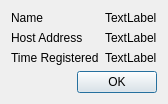
<?xml version="1.0" encoding="UTF-8"?>
<ui version="4.0">
 <class>BotInfoDialog</class>
 <widget class="QDialog" name="BotInfoDialog">
  <property name="windowModality">
   <enum>Qt::ApplicationModal</enum>
  </property>
  <property name="geometry">
   <rect>
    <x>0</x>
    <y>0</y>
    <width>320</width>
    <height>114</height>
   </rect>
  </property>
  <property name="sizePolicy">
   <sizepolicy hsizetype="Preferred" vsizetype="Preferred">
    <horstretch>0</horstretch>
    <verstretch>0</verstretch>
   </sizepolicy>
  </property>
  <property name="windowTitle">
   <string>Dialog</string>
  </property>
  <property name="modal">
   <bool>true</bool>
  </property>
  <layout class="QVBoxLayout" name="verticalLayout">
   <property name="sizeConstraint">
    <enum>QLayout::SetFixedSize</enum>
   </property>
   <item>
    <layout class="QFormLayout" name="formLayout">
     <item row="0" column="0">
      <widget class="QLabel" name="label">
       <property name="text">
        <string>Name</string>
       </property>
      </widget>
     </item>
     <item row="0" column="1">
      <widget class="QLabel" name="nameLabel">
       <property name="text">
        <string>TextLabel</string>
       </property>
      </widget>
     </item>
     <item row="1" column="0">
      <widget class="QLabel" name="label_2">
       <property name="text">
        <string>Host Address</string>
       </property>
      </widget>
     </item>
     <item row="1" column="1">
      <widget class="QLabel" name="hostAddressLabel">
       <property name="text">
        <string>TextLabel</string>
       </property>
      </widget>
     </item>
     <item row="2" column="0">
      <widget class="QLabel" name="label_3">
       <property name="text">
        <string>Time Registered</string>
       </property>
      </widget>
     </item>
     <item row="2" column="1">
      <widget class="QLabel" name="timeRegisteredLabel">
       <property name="text">
        <string>TextLabel</string>
       </property>
      </widget>
     </item>
    </layout>
   </item>
   <item>
    <widget class="QDialogButtonBox" name="buttonBox">
     <property name="orientation">
      <enum>Qt::Horizontal</enum>
     </property>
     <property name="standardButtons">
      <set>QDialogButtonBox::Ok</set>
     </property>
    </widget>
   </item>
  </layout>
 </widget>
 <resources/>
 <connections>
  <connection>
   <sender>buttonBox</sender>
   <signal>accepted()</signal>
   <receiver>BotInfoDialog</receiver>
   <slot>accept()</slot>
   <hints>
    <hint type="sourcelabel">
     <x>248</x>
     <y>254</y>
    </hint>
    <hint type="destinationlabel">
     <x>157</x>
     <y>274</y>
    </hint>
   </hints>
  </connection>
  <connection>
   <sender>buttonBox</sender>
   <signal>rejected()</signal>
   <receiver>BotInfoDialog</receiver>
   <slot>reject()</slot>
   <hints>
    <hint type="sourcelabel">
     <x>316</x>
     <y>260</y>
    </hint>
    <hint type="destinationlabel">
     <x>286</x>
     <y>274</y>
    </hint>
   </hints>
  </connection>
 </connections>
</ui>
